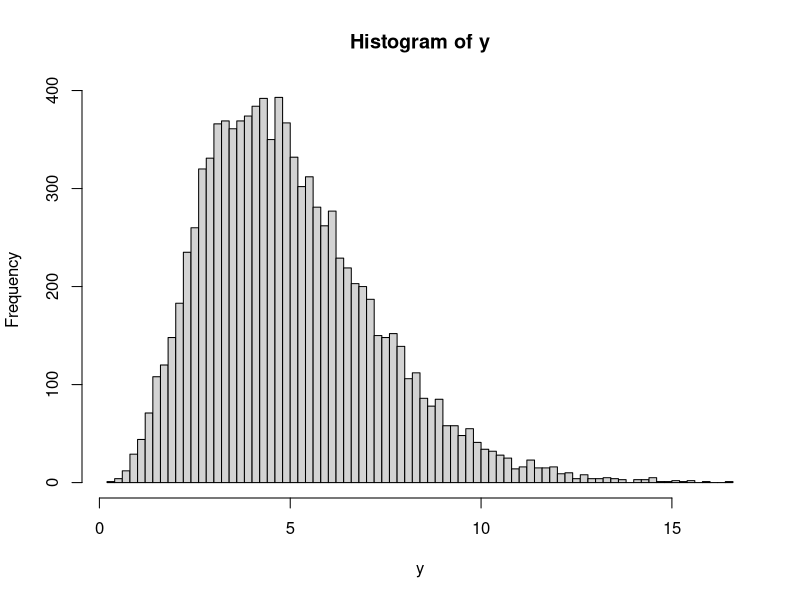
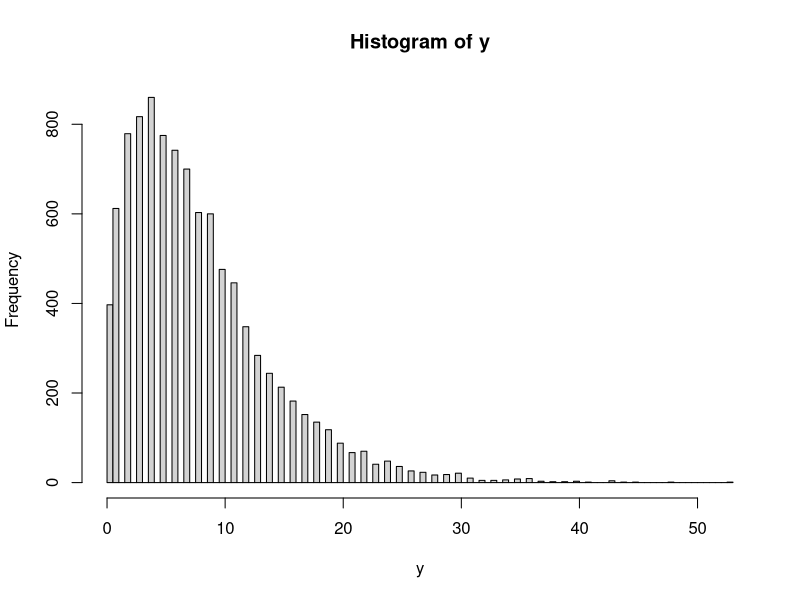
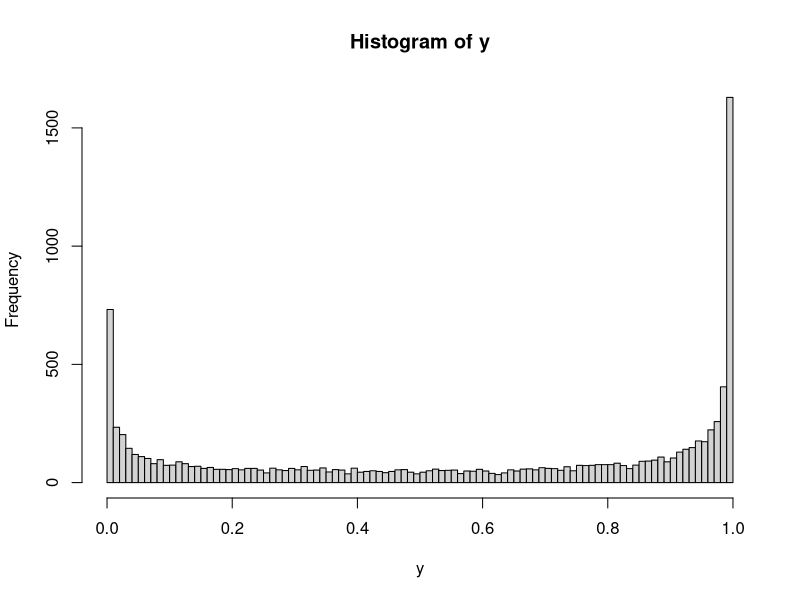

Generate these figures, in order, with R:
####################################################
####  CHAPTER 1 exercises at end of chapter  #######
####################################################

## Exercise 1.1

# gamma distribution (continuous).
# Used to mode waiting time to events. (e.g time till death)
# definted for 0<x,alpha,beta)<inf
y<-rgamma(1e4,shape=5)
hist(y,breaks=100)

# negative bionomial distribution (discrete).
# Models the number of failures in a sequence of Bernoulli trials
# before a target number of successes is found
y<-rnbinom(1e4,size=2,p=0.2)
hist(y,breaks=100)

# beta distribution (continuous).
# Special case of the Dirichlet distribution with only two variables.
# Suitable for modelling random behaviour of proportions
# 0<= x,alpha,beta <=1
y<-rbeta(1e4,shape1=0.4,shape2=0.3)
hist(y,breaks=100)

# see a full(?) list here:
# https://www.stat.umn.edu/geyer/old/5101/rlook.html



## Exercise 1.2

# In this chapter we have concentrated on discrete random variables, where the probabilities are concentrated on a countable set of values. How would you calculate the probability mass at the value X=2 for a binomial B(10, 0.3) with dbinom? Use dbinom to compute the cumulative distribution at the value 2, corresponding to P(X<=2), and check your answer with another R function.

# B(10,0.3) tells us the parameters of the distribution we want, n and p
n=10
p=0.3
# caculating the probability mass at X=2:
dbinom(2,size=n,prob=p)
# calculating the cumulative distribution at 2 i.e P(X<=2)
cdfAt2<-pbinom(2,size=n,prob=p)
cdfAt2
# check it with another function
qbinom(cdfAt2,size=n,prob=p)
# pbinom and qbinom are inverse lookup functions


## Exercise 1.3
# Whenever we note that we keep needing a certain sequence of commands, it’s good to put them into a function. The function body contains the instructions that we want to do over and over again, the function arguments take those things that we may want to vary. Write a function to compute the probability of having a maximum as big as m when looking across n Poisson variables with rate lambda.

extremeValueProb<-function(m,n,lambda) {
  p=1-(ppois(m-1,lambda))^n
  return(p)
}

# lets test the function with random sampling
m=11 # maximum value
n=10 # number of poisson tests in which to find m
lambda=5 # paramter of poisson distribution
maxes<-replicate(10000,expr={max(rpois(n,lambda))})
mean(maxes>=m)
# and with our function:
extremeValueProb(m,n,lambda)


# Exercise 1.4
# Rewrite the function to have default values for its arguments (i.e., values that are used by it if the argument is not specified in a call to the function).
extremeValueProb<-function(m=11,n=10,lambda=5) {
  p=1-(ppois(m-1,lambda))^n
  return(p)
}
extremeValueProb()
# if you want to change one or more of the values, you have to specify them:
extremeValueProb(m=8)
extremeValueProb(m=8,lambda=7)


# Exercise 1.5
# In the epitope example, use a simulation to find the probability of having a maximum of 9 or larger in 100 trials. How many simulations do you need if you would like to prove that “the probability is smaller than 0.000001”?
lambda=0.1 # false positive rate P(declare epitope | no epitope)
n=100 # number of positions in protein that are tested (assumed independant)
m=9 #  threshold number for false positives not tolerated
# to show that the probability is smaller than 0.000001 (1e-6) we would
# need at least 1e7 simulations
maxes<-replicate(1e7,expr={max(rpois(n=n,lambda=lambda))})
mean(maxes>=m)
# lets check with our function from before
extremeValueProb(m=m,n=n,lambda=lambda)

